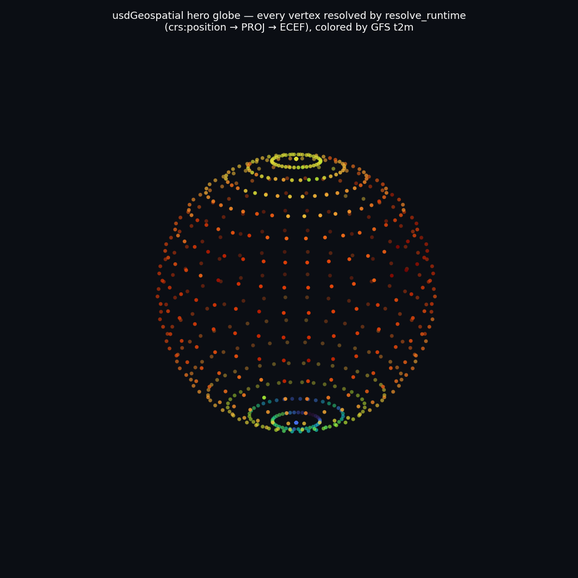
#> input picture extras/usd/examples/usdGeospatial/docs/globe.png, 578 x 578 px, shrunk from 1040 x 1040 before the run, found by its file name; its folder holds 7 pictures in this run
$ python globe_visualizer_parity.py
#> lines starting #> are read from the running program, lines starting #| are printed output that depends on the picture
#!/usr/bin/env python3
"""globe_visualizer_parity.py -- build a side-by-side comparison PNG proving
that a single resolved geospatial runtime feeds MULTIPLE visualizers with the
SAME result: LEFT is the matplotlib plot (docs/globe.png), RIGHT is the Storm
render through the auto-inserted scene index (docs/usdrecord_earth2globe_autoinsert.png).

Both panels are rendered from the SAME viewpoint (elev=18, azim=-55 in ECEF),
with SAME turbo colormap, SAME dark tone, and the SAME resolved ECEF positions
(coming from crs:position -> PROJ under the hood in both).

Usage: globe_visualizer_parity.py [out.png]
"""
import os, sys
import matplotlib.pyplot as plt
from PIL import Image
import numpy as np

REPO = "/home/horde/.openclaw/workspace-identifiers/geo-usd"
DOCS = os.path.join(REPO, "extras/usd/examples/usdGeospatial/docs")


def main():
    out = sys.argv[1] if len(sys.argv) > 1 else os.path.join(DOCS, "globe_visualizer_parity.png")
    plot = np.asarray(Image.open(os.path.join(DOCS, "globe.png")).convert("RGB"))
    rend = np.asarray(Image.open(os.path.join(DOCS, "usdrecord_earth2globe_autoinsert.png")).convert("RGB"))
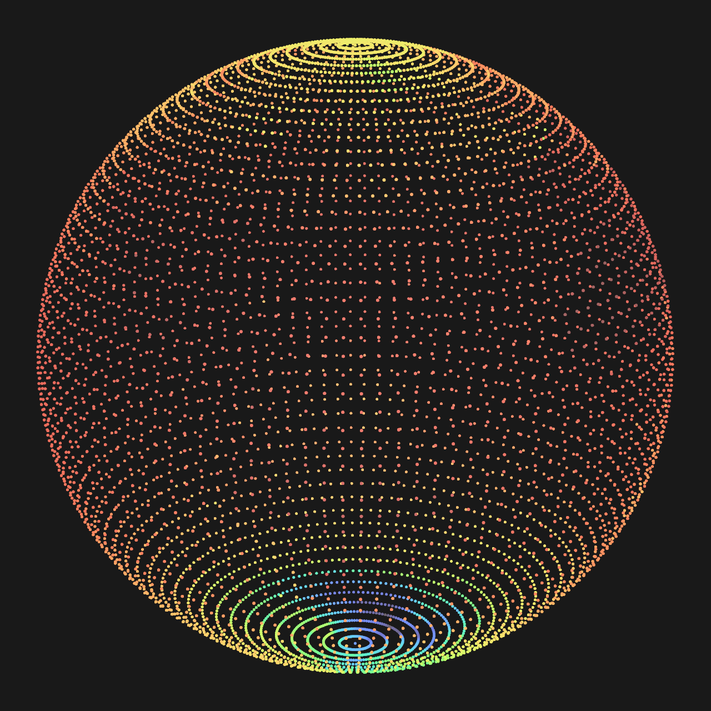
#> input picture extras/usd/examples/usdGeospatial/docs/usdrecord_earth2globe_autoinsert.png, 711 x 711 px, shrunk from 1280 x 1280 before the run, found by its file name

    fig, (axL, axR) = plt.subplots(1, 2, figsize=(14, 7))
    fig.patch.set_facecolor("#0b0e14")
    for ax, im, tag, sub in [
        (axL, plot, "Matplotlib 3D scatter",
         "docs/globe.png  \u2022  same crs:position \u2192 PROJ \u2192 ECEF resolve"),
        (axR, rend, "Storm (usdrecord, auto-insert SI)",
         "docs/usdrecord_earth2globe_autoinsert.png  \u2022  no SetStage, no baking"),
    ]:
        ax.imshow(im)
        ax.set_facecolor("#0b0e14")
        ax.set_title(tag, color="white", fontsize=12, pad=6)
        ax.text(0.5, -0.04, sub, transform=ax.transAxes, ha="center", va="top",
                color="#b8c0cc", fontsize=8)
        ax.set_xticks([]); ax.set_yticks([])
        for s in ax.spines.values():
            s.set_color("#333844")
#> this loop made 2 passes
#> tag on passes 1 to 2: 'Matplotlib 3D scatter', 'Storm (usdrecord, auto-insert SI)'

    fig.suptitle("Cross-visualizer parity \u2014 one runtime, same resolved result, "
                 "two renderers  (view: elev=18\u00b0 azim=\u221255\u00b0, cmap=turbo)",
                 color="white", fontsize=13, y=0.98)
    fig.tight_layout(rect=[0, 0, 1, 0.94])
    fig.savefig(out, dpi=130, facecolor=fig.get_facecolor())
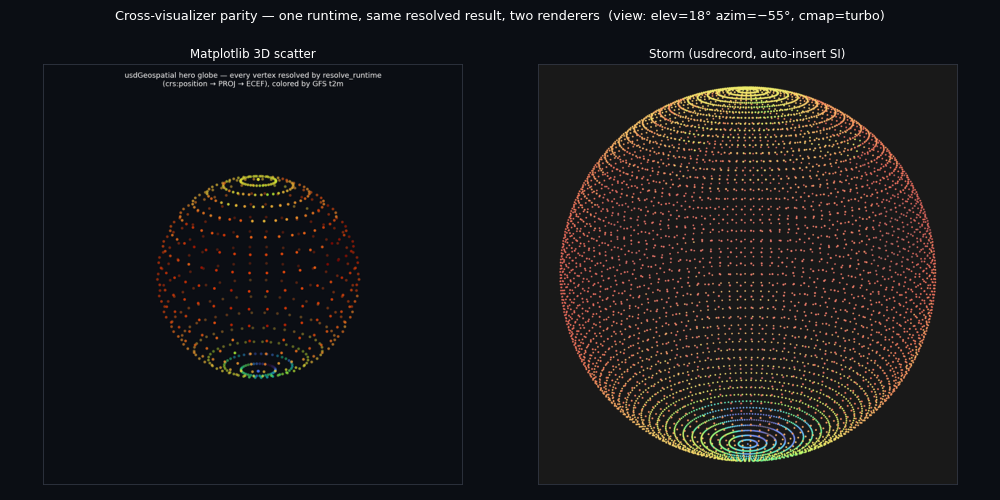
#> figure drawn by matplotlib, 2 panels
    print("wrote", out)


if __name__ == "__main__":
    main()
